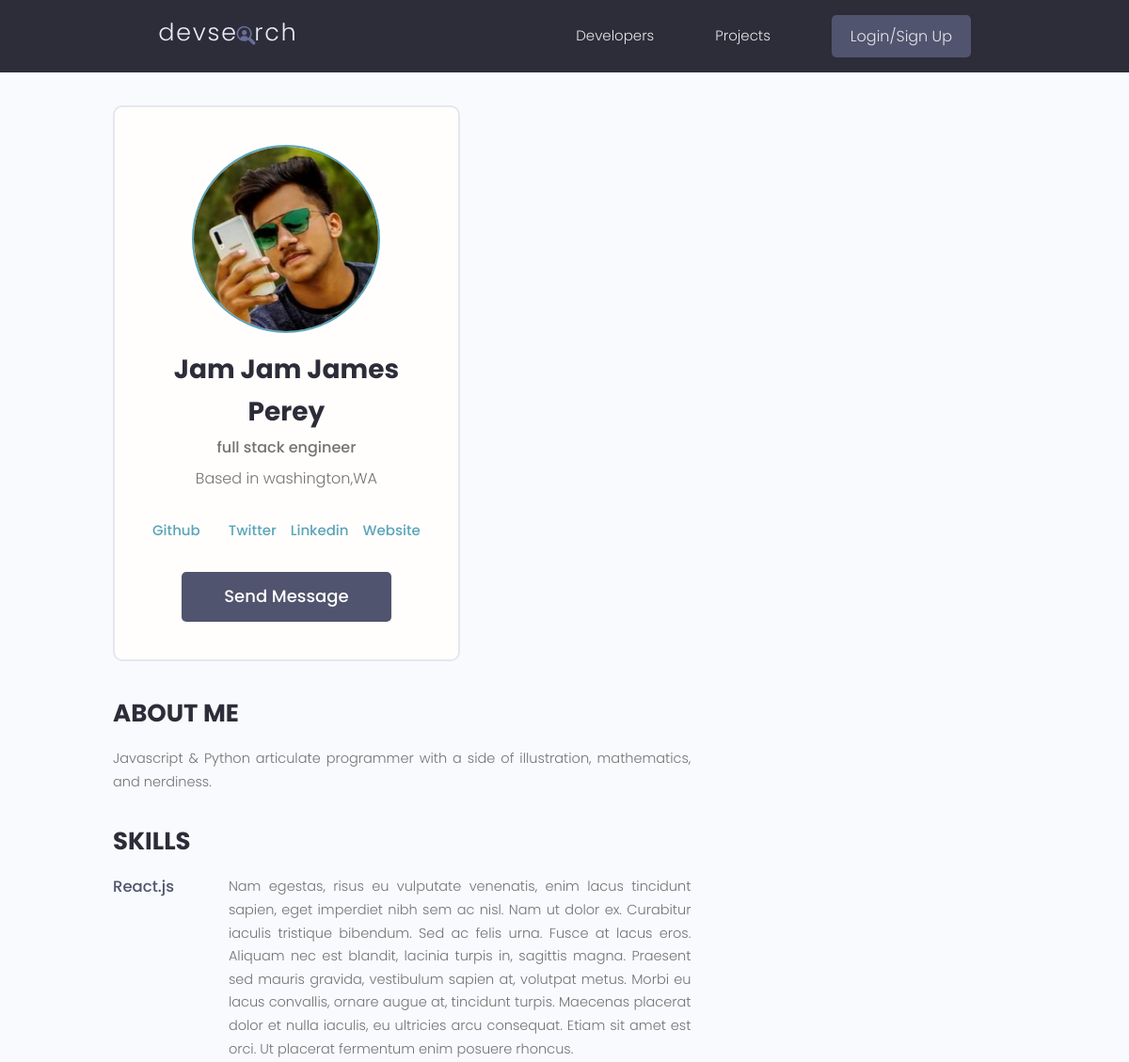
/profile/4f068310-907f-4a73-bdda-e83c312e7f66/ (upper part), run on an earlier commit of the app's database.
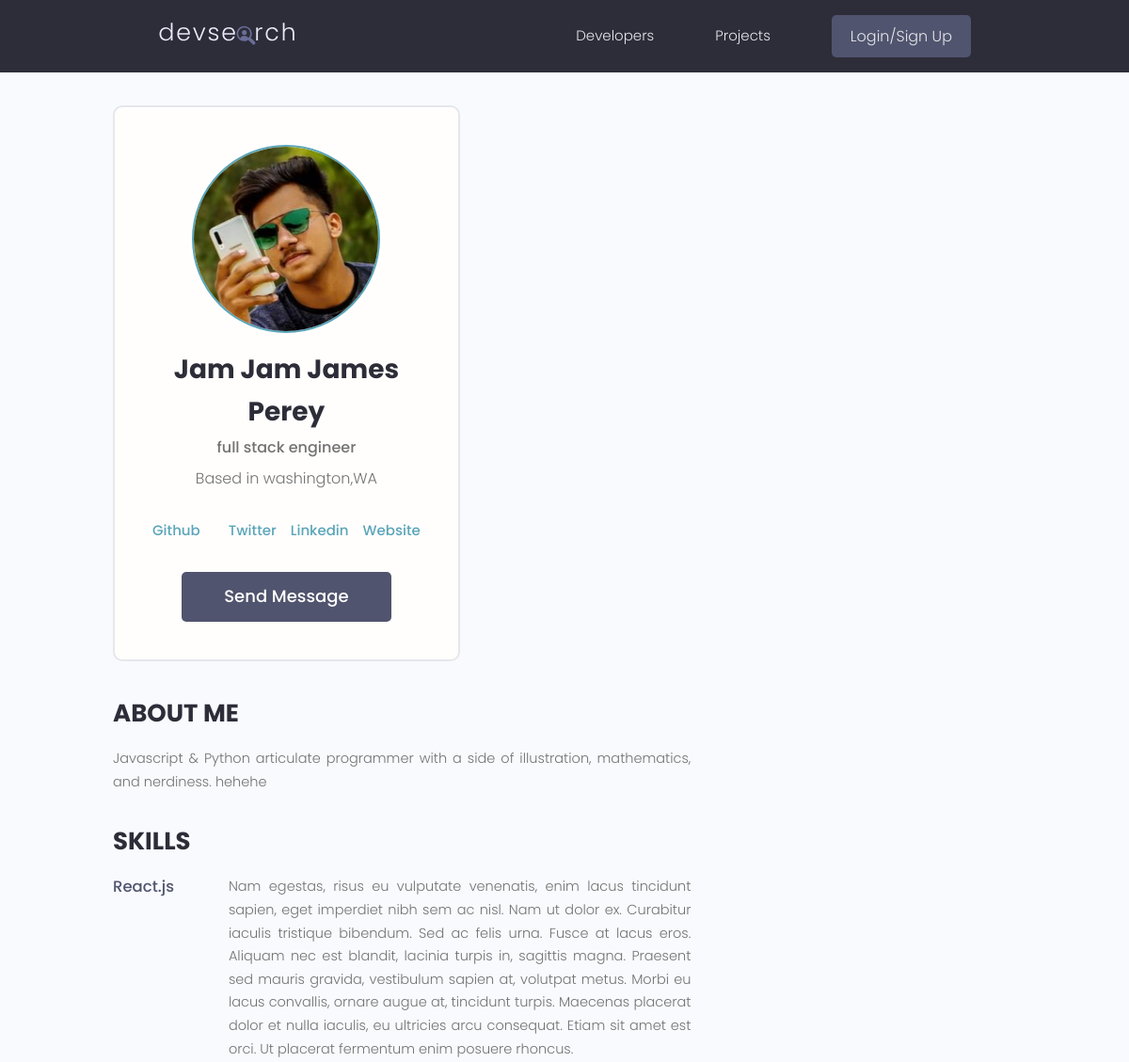
And on a later commit of the database.
### users/models.py (models this page shows, shortened)
class Profile(models.Model):
    user = models.OneToOneField(
        User, on_delete=models.CASCADE, null=True, blank=True)
    name = models.CharField(max_length=200, blank=True, null=True)
    username = models.CharField(max_length=200, blank=True, null=True)
    location = models.CharField(max_length=200, blank=True, null=True)
    email = models.EmailField(max_length=500, blank=True, null=True)
    short_intro = models.CharField(max_length=200, blank=True, null=True)
    bio = models.TextField(blank=True, null=True)
    profile_image = models.ImageField(
        null=True, blank=True, upload_to='profiles/', default='profiles/user-default.png')
    social_github = models.CharField(max_length=200, blank=True, null=True)
    social_twitter = models.CharField(max_length=200, blank=True, null=True)
    social_linkedin = models.CharField(max_length=200, blank=True, null=True)
    social_youtube = models.CharField(max_length=200, blank=True, null=True)
    social_website = models.CharField(max_length=200, blank=True, null=True)
    created = models.DateTimeField(auto_now_add=True)
    id = models.UUIDField(
        default=uuid.uuid4, unique=True, primary_key=True, editable=False
    )

### users/views.py (the view)
# urls.py: path("profile/<str:pk>/", views.userProfile, name="userProfile"),
def userProfile(requests, pk):
    profileObj = Profile.objects.get(id=pk)
    context = {
        'profile': profileObj,
    }
    return render(requests, 'users/user-profile.html', context)

### projects/models.py (called while the page is built)
    def __str__(self) -> str:
        return self.name

### users/models.py (called while the page is built)
    def __str__(self) -> str:
        return str(self.name)

### users/templates/users/user-profile.html (shortened to what this page needs)
{% extends 'main.html' %}
{% block content %}
<main class="profile my-md">
    <div class="container">
        <div class="layout">
            <div class="column column--1of3">
                <div class="card text-center">
                    <div class="card__body dev">
                        <img class="avatar avatar--xl" src="{{profile.profile_image.url}}" />
                        <h2 class="dev__name">{{profile.name}}</h2>
                        <p class="dev__title">{{profile.short_intro}}</p>
                        <p class="dev__location">Based in {{profile.location}}</p>
                        <ul class="dev__social">
                            {% if profile.social_github %}
                            <li>
                                <a title="Github" href="{{profile.social_github}}" target="_blank"> Github</a>
                            </li>
                            {% endif %}
                            {% if profile.social_twitter %}
                            <li>
                                <a title="Twitter" href="{{ profile.social_twitter}}" target="_blank">Twitter</a>
                            </li>
                            {% endif %}
                            {% if profile.social_linkedin %}
                            <li>
                                <a title="LinkedIn" href="{{ profile.social_linkedin }}" target="_blank">Linkedin</a>
                            </li>
                            {% endif %}
                            {% if profile.social_website %}
                            <li>
                                <a title="Personal Website" href="{{profile.social_website}}" target="_blank">Website</a>
                            </li>
                            {% endif %}
                        </ul>
                        <a href="#" class="btn btn--sub btn--lg">Send Message </a>
                    </div>
                </div>
            </div>
            <div class="column column--2of3">
                <div class="devInfo">
                    <h3 class="devInfo__title">About Me</h3>
                    <p class="devInfo__about">{{profile.bio}}</p>
                </div>
                <div class="devInfo">
                    <h3 class="devInfo__title">Skills</h3>
                    <div class="devInfo__skills">
                        {% for skill in profile.skill_set.all %}
                        {% if skill.description %}
                        <div class="devSkill">
                            <h4 class="devSkill__title">{{skill}}</h4>
                            <p class="devSkill__info">
                                {{skill.description}}
                            </p>
                        </div>
                        {% endif %}
                        {% endfor %}
                        {% for skill in profile.skill_set.all %}
                        </div>
                        {% endfor %}
                    </div>
                </div>
</main>
{% endblock %}

What changed in the data, as far as the page shows it:
changed Profile "Jam Jam James Perey": bio "Javascript & Python articulate programmer with a side of illustration, mathematics, and nerdiness." → "Javascript & Python articulate programmer with a side of illustration, mathematics, and nerdiness. hehehe"
